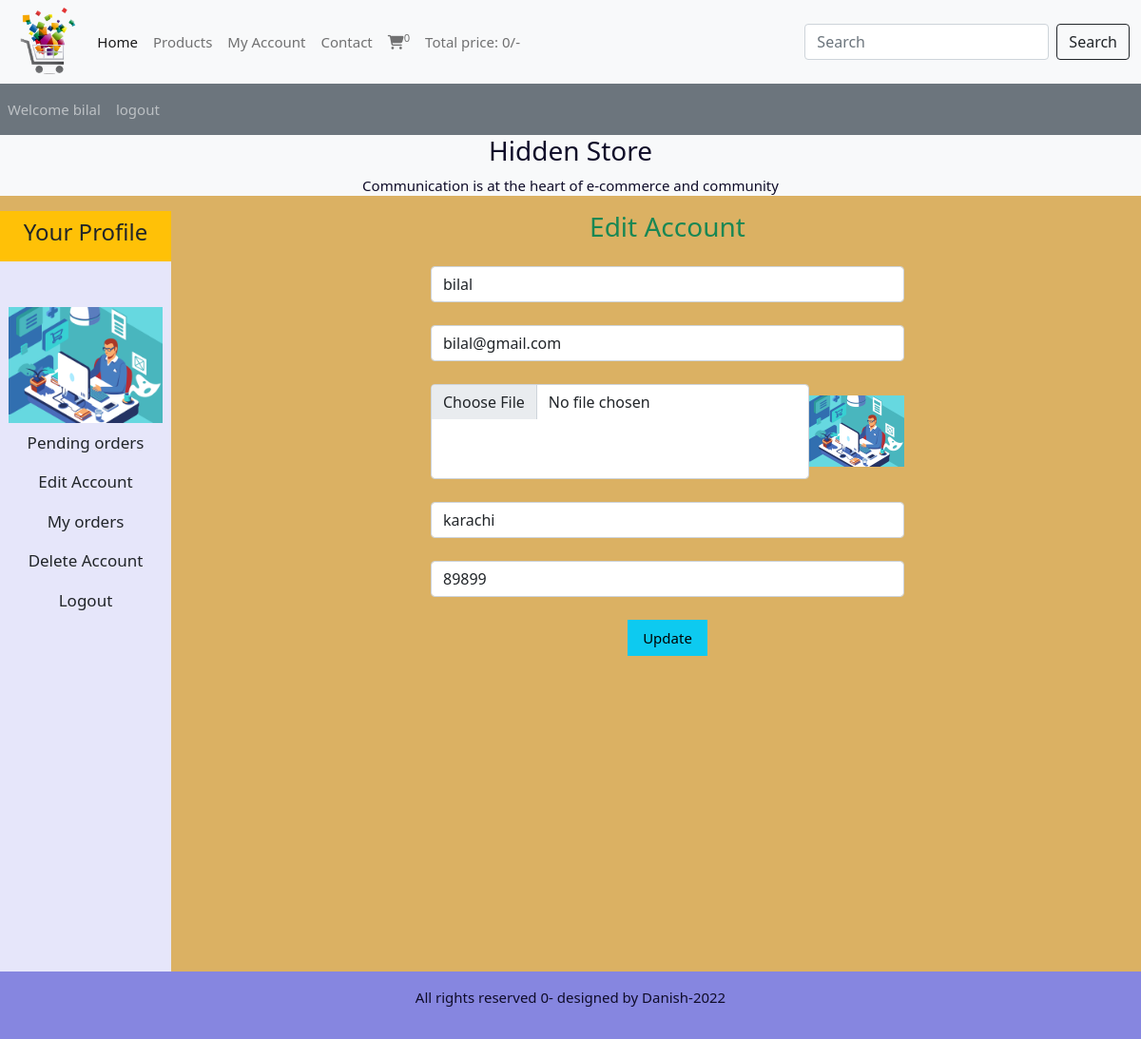
The app's page /users_area/profile.php?edit_account (signed in) with its own data.
### tables this page shows
CREATE TABLE `user_table` (
  `user_id` int(11) NOT NULL,
  `username` varchar(100) NOT NULL,
  `user_email` varchar(100) NOT NULL,
  `user_password` varchar(255) NOT NULL,
  `user_image` varchar(255) NOT NULL,
  `user_ip` varchar(100) NOT NULL,
  `user_address` varchar(255) NOT NULL,
  `user_mobile` varchar(20) NOT NULL
);

### users_area/edit_account.php (the view, shortened to what this page needs)
<?php
if (isset($_GET['edit_account'])) {
    $user_session_name = $_SESSION['username'];
    $select_query = "SELECT * FROM `user_table` WHERE username='$user_session_name'";
    $result_query = mysqli_query($con, $select_query);
    $row_fetch = mysqli_fetch_assoc($result_query);
    $username = $row_fetch['username'];
    $user_email = $row_fetch['user_email'];
    $user_address = $row_fetch['user_address'];
    $user_mobile = $row_fetch['user_mobile'];
}
?>
<!DOCTYPE html>
<html lang="en">
<head>
</head>
<body>
    <h3 class="text-center text-success mb-4">Edit Account</h3>
    <form action="" method="post" enctype="multipart/form-data" class="text-center">
        <div class="form-outline mb-4">
            <input type="text" class="form-control w-50 m-auto" name="user_username" value="<?php echo $username ?>">
        </div>
        <div class="form-outline mb-4">
            <input type="email" class="form-control w-50 m-auto" name="user_email" value="<?php echo $user_email;  ?>">
        </div>
        <div class="form-outline mb-4 d-flex w-50 m-auto">
            <input type="file" class="form-control " name="user_image">
            <img src="./user_images/<?php echo $user_image ?>" alt="" class="edit-img">
        </div>
        <div class="form-outline mb-4">
            <input type="text" class="form-control w-50 m-auto" name="user_address" value="<?php echo $user_address ?>">
        </div>
        <div class="form-outline mb-4">
            <input type="text" class="form-control w-50 m-auto" name="user_mobile" value="<?php echo $user_mobile ?>">
        </div>
        <input type="submit" value="Update" class="bg-info py-2 px-3 border-0" name="user_update">
    </form>
</body>
</html>

### users_area/profile.php (shortened to what this page needs)
<?php
include('../functions/common_function.php');
?>
<!DOCTYPE html>
<html lang="en">
<head>
  <link href="https://cdn.jsdelivr.net/npm/bootstrap@5.1.3/dist/css/bootstrap.min.css" rel="stylesheet">
  <link rel="stylesheet" href="https://cdnjs.cloudflare.com/ajax/libs/font-awesome/6.2.1/css/all.min.css" />
  <link rel="stylesheet" href="../style.css">
</head>
<body>
  <div class="container-fluid p-0">
    <nav class="navbar navbar-expand-lg navbar-light bg-light">
      <div class="container-fluid">
        <img src="../images/logo1-removebg-preview.png" alt="" class="logo">
        <div class="collapse navbar-collapse" id="navbarSupportedContent">
          <ul class="navbar-nav me-auto mb-2 mb-lg-0">
            <li class="nav-item">
              <a class="nav-link active" aria-current="page" href="../index.php">Home</a>
            </li>
            <li class="nav-item">
              <a class="nav-link" href="../display_all.php">Products</a>
            </li>
            <li class="nav-item">
              <a class="nav-link" href="profile.php">My Account</a>
            </li>
            <li class="nav-item">
              <a class="nav-link" href="#">Contact</a>
            </li>
            <li class="nav-item">
              <a class="nav-link" href="../cart.php"><i class="fa-solid fa-cart-shopping"></i><sup><?php
                                                                                                    ?></sup></a>
            </li>
            <li class="nav-item">
              <a class="nav-link" href="#">Total price: <?php total_cart_price(); ?>/-</a>
            </li>
          </ul>
          <form class="d-flex" action="../search_product.php" method="GET">
            <input class="form-control me-2" type="search" placeholder="Search" aria-label="Search" name="search_data">
            <input type="Submit" class="btn btn-outline-dark" name="search_data_product" value="Search">
          </form>
        </div>
      </div>
    </nav>
    <nav class="navbar navbar-expand-lg navbar-dark bg-secondary">
      <ul class="navbar-nav me-auto">
        <?php
        if (!isset($_SESSION['username'])) {
          echo "  <li class='nav-item'>
  <a class='nav-link' href='#'>Welcome Guest</a>
</li>";
        } else {
          echo " <li class='nav-item'>
  <a class='nav-link' href='#'>Welcome " .  $_SESSION['username'] . "</a>
</li>";
        }
        if (!isset($_SESSION['username'])) {
          echo " <li class='nav-item'>
          <a class='nav-link' href='./users_area/user_login.php'>login</a>
        </li>";
        } else {
          echo " <li class='nav-item'>
          <a class='nav-link' href='./users_area/logout.php'>logout</a>
        </li>";
        }
        ?>
      </ul>
    </nav>
    <div class="bg-light">
      <h3 class="text-center">Hidden Store</h3>
      <p class="text-center">Communication is at the heart of e-commerce and community</p>
    </div>
    <div class="row">
      <div class="col-md-2">
        <ul class="navbar-nav text-center" style="height: 100vh; background-color:lavender;">
          <li class="nav-item bg-warning">
            <a class="nav-link text-dark " href="#">
              <h4>Your Profile</h4>
            </a>
          </li>
          <?php
          $username = $_SESSION['username'];
          $user_image = "SELECT * FROM `user_table` WHERE username='$username'";
          $user_image = mysqli_query($con, $user_image);
          $row_image = mysqli_fetch_array($user_image);
          $user_image = $row_image['user_image'] ?? null;
          echo "<li class='nav-item '>
            <img src='./user_images/$user_image' class='profile-img my-4' alt=''>
           </li>";
          ?>
          <li class="nav-item ">
            <a class="nav-link text-dark " style="font-size: 17px;" href="profile.php">Pending orders</a>
          </li>
          <li class="nav-item ">
            <a class="nav-link text-dark " style="font-size: 17px;" href="profile.php?edit_account">Edit Account</a>
          </li>
          <li class="nav-item ">
            <a class="nav-link text-dark " style="font-size: 17px;" href="profile.php?my_orders">My orders</a>
          </li>
          <li class="nav-item ">
            <a class="nav-link text-dark " style="font-size: 17px;" href="profile.php?delete_account">Delete Account</a>
          </li>
          <li class="nav-item ">
            <a class="nav-link text-dark " style="font-size: 17px;" href="logout.php">Logout</a>
          </li>
        </ul>
      </div>
      <div class="col-md-10 text-center">
        <?php get_user_order_details();
        if (isset($_GET['edit_account'])) {
          include('edit_account.php');
        }
        ?>
      </div>
    </div>
    <?php
    include("../includes/footer.php");
    ?>
</body>
</html>

### style.css (style rules this page uses)
* { margin: 0%; padding: 0%; box-sizing: border-box; }
.logo { width: 7%; height: 7%; }
.profile-img { height: 100%; width: 100%; }

### users_area/profile.php (style rules this page uses)
body { overflow-x: hidden; height: 100%; width: 100%; font-size: 15px; font-weight: 500; color: #0f0c29; cursor: pointer; z-index: 1; transition: all 0.6s ease; background-color: rgb(219, 177, 99); }
.profile-img { height: 100%; width: 90%; display: block; margin: auto; object-fit: contain; }

### users_area/edit_account.php (style rules this page uses)
body { overflow-x: hidden; }
.edit-img { width: 100px; height: 100px; object-fit: contain; }

### records on screen
user_table: user_image (picture), user_username "bilal", user_email "bilal@gmail.com", user_address "karachi", user_mobile "89899"

### other values on screen
$count_cart_items "0"
$total_price "0"
$_SESSION['username'] "bilal"
